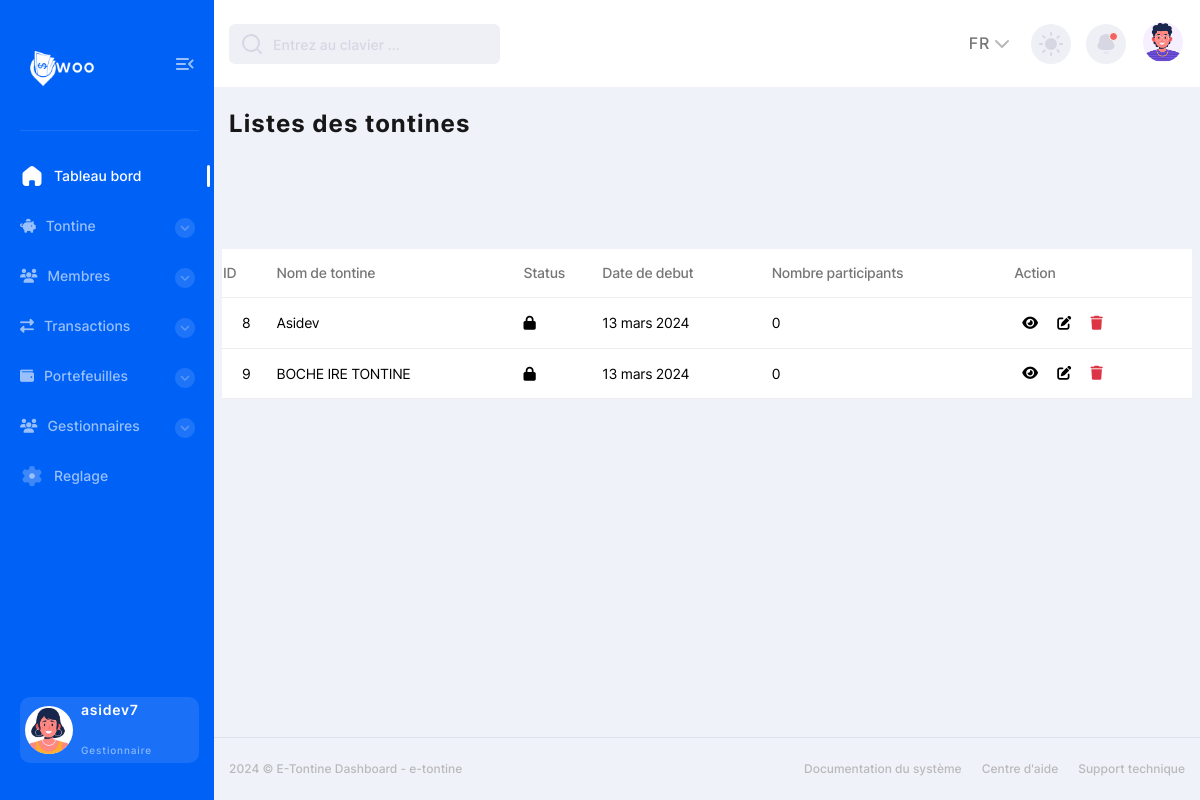
Screenshot of /tontines/ (signed in) with the database file from the repository.
### tontine/models.py (models this page shows, shortened)
class InformationEntreprise(models.Model):
    nom_entreprise = models.CharField(max_length=40)
    logo = models.ImageField(upload_to="logo")
    logo_white = models.ImageField(upload_to="logo")
    description = models.TextField()

class Tontine(models.Model):
    DUREE_CHOICES = [
        (1, 'Journalière'),
        (7, 'Hebdomadaire'),
        (30, 'Mensuelle'),
    ]
    gestionnaire = models.ForeignKey(Utilisateur, on_delete=models.CASCADE, related_name='tontines_gerees')
    nom_tontine = models.CharField(max_length=255)
    description = models.TextField()
    montant_max = models.PositiveBigIntegerField()
    effectifs_max = models.PositiveIntegerField()
    duree_paiement = models.PositiveIntegerField(choices=DUREE_CHOICES)
    date_debut = models.DateField(auto_now_add=True)
    membres = models.ManyToManyField(Membre, through=Participation,blank=True, related_name='tontines_participees')
    @property
    def participant_count(self):
        return self.membres.annotate(dummy=Coalesce(Count('participation'), 0)).count()

### tontine/views.py (the view)
# urls.py: path('tontines/', TontineListView.as_view(), name='tontine_list'),
class TontineListView(ListView):
    model = Tontine
    template_name = 'main/liste_tontine.html'
    context_object_name = 'tontines'
    def get_queryset(self):
        return Tontine.objects.filter(gestionnaire=self.request.user)

### tontine/context_processors.py (called while the page is built)
def enterprise_info(request):
    try:
        enterprise_data = InformationEntreprise.objects.first()  # Adjust query as needed
    except InformationEntreprise.DoesNotExist:
        enterprise_data = None
    return {'enterprise_info': enterprise_data}

### tontine/templates/main/liste_tontine.html (shortened to what this page needs)
{% extends 'layout/base.html' %}
{% load static %}
{% block main %}
{% include 'layout/wrapper.html' %}
    <main class="main users chart-page" id="skip-target">
      <div class="container">
        <h2 class="main-title">Listes des tontines</h2>
    </main>
    <div class="table">
    <div class="users-table table-wrapper p-2">
      <table class="posts-table">
        <thead>
            <tr class="users-table-info">
                <th>ID</th>
                <th>Nom de tontine</th>
                <th>Status</th>
                <th>Date de debut</th>
                <th>Nombre participants</th>
                <th>Action</th>
            </tr>
        </thead>
        <tbody>
            {% for tontine in tontines %}
            <tr>
                <td>{{ tontine.id }}</td>
                <td>{{ tontine.nom_tontine }}</td>
                <td><i class="fa fa-lock"></i></td>
                <td>{{ tontine.date_debut }}</td>
                <td>{{ tontine.participant_count }}</td>
                <td class="py-2">
                    <i class="fa fa-eye m-2"></i>
                    <a href="{% url 'tontine_edit' tontine.id %}"><i class="fa fa-edit m-2"></i></a>
                    <a href="#" data-toggle="modal" data-target="#confirmDeleteModal{{ tontine.id }}">
                      <i class="fa text-danger fa-trash m-2"></i>
                    </a>
                </td>
            </tr>
            {% empty %}
            <tr>
            <td><p>No data</p></td>
          </tr>
            {% endfor %}
        </tbody>
    </table>
    </div>
</div>
{% endblock %}

### tontine/templates/layout/base.html (shortened to what this page needs)
<!DOCTYPE html>
<html lang="en">
{% load static %}
<head>
    <link rel="stylesheet" href="https://cdnjs.cloudflare.com/ajax/libs/font-awesome/6.5.1/css/all.min.css" />
    <link href="https://cdn.jsdelivr.net/npm/bootstrap@5.3.3/dist/css/bootstrap.min.css" rel="stylesheet">
    <link rel="stylesheet" href="{% static './css/style.min.css' %}">
  </head>
  <body>
  <div class="page-flex">
    {% include 'inc/header.html' %}
  {% block main %}
  {% endblock %}
  {% include 'inc/footer.html' %}

### tontine/templates/inc/header.html (shortened to what this page needs)
{% load static %}
 <aside class="sidebar">
    <div class="sidebar-start">
        <div class="sidebar-head">
            <a href="/" class="logo-wrapper" title="Home">
                <div class="logo-text">
                  <img src="{{enterprise_info.logo_white.url}}" width="90">
                </div>
            </a>
            <button class="sidebar-toggle transparent-btn" title="Menu" type="button">
                <span class="icon menu-toggle" aria-hidden="true"></span>
            </button>
        </div>
        <div class="sidebar-body">
            <ul class="sidebar-body-menu">
                <li>
                    <a class="active" href="/"><span class="icon home" aria-hidden="true"></span>Tableau bord</a>
                </li>
                <li>
                    <a class="show-cat-btn" href="##">
                        <span class="icon"><i class="fas fa-piggy-bank" aria-hidden="true"></i></span> Tontine
                        <span class="category__btn transparent-btn" title="Open list">
                            <span class="icon arrow-down" aria-hidden="true"></span>
                        </span>
                    </a>
                    <ul class="cat-sub-menu">
                        <li>
                        </li>
                        <li>
                        </li>
                        <li>
                        </li>
                    </ul>
                </li>
                <li>
                    <a class="show-cat-btn" href="##">
                        <span class="icon"><i class="fas fa-users" aria-hidden="true"></i></span> Membres
                        <span class="category__btn transparent-btn" title="Open list">
                            <span class="icon arrow-down" aria-hidden="true"></span>
                        </span>
                    </a>
                    <ul class="cat-sub-menu">
                        <li>
                        </li>
                        <li>
                        </li>
                        <li>
                        </li>
                    </ul>
                </li>
                <li>
                    <a class="show-cat-btn" href="##">
                        <span class="icon"><i class="fas fa-exchange-alt" aria-hidden="true"></i></span> Transactions
                        <span class="category__btn transparent-btn" title="Open list">
                            <span class="icon arrow-down" aria-hidden="true"></span>
                        </span>
                    </a>
                    <ul class="cat-sub-menu">
                        <li>
                        </li>
                        <li>
                        </li>
                        <li>
                        </li>
                    </ul>
                </li>
                <li>
                    <a class="show-cat-btn" href="##">
                        <span class="icon"><i class="fas fa-wallet" aria-hidden="true"></i></span> Portefeuilles
                        <span class="category__btn transparent-btn" title="Open list">
                            <span class="icon arrow-down" aria-hidden="true"></span>
                        </span>
                    </a>
                    <ul class="cat-sub-menu">
                        <li>
                        </li>
                        <li>
                        </li>
                    </ul>
                </li>
                <li>
                    <a class="show-cat-btn" href="##">
                        <span class="icon fas fa-users"></span> Gestionnaires
                        <span class="category__btn transparent-btn" title="Open list">
                            <span class="icon arrow-down" aria-hidden="true"></span>
                        </span>
                    </a>
                    <ul class="cat-sub-menu">
                        <li>
                        </li>
                        <li>
                        </li>
                    </ul>
                </li>
                <li>
                    <a href="##"><span class="icon setting" aria-hidden="true"></span>Reglage</a>
                </li>
            </ul>
        </div>
    </div>
    <div class="sidebar-footer">
        <a href="##" class="sidebar-user">
            <span class="sidebar-user-img">
                <picture><source srcset="{% static 'img/avatar/avatar-illustrated-01.webp' %}" type="image/webp"><img src="{% static './img/avatar/avatar-illustrated-01.png' %}" alt="User name"></picture>
            </span>
            <div class="sidebar-user-info">
                {% with user_email=user.email %}
                {% with username=user_email|cut:'@gmail.com' %}
                  <span class="sidebar-user__title h6">{{ username|slice:":10" }}</span><br>
                {% endwith %}
              {% endwith %}
                <span class="sidebar-user__subtitle">Gestionnaire</span>
            </div>
        </a>
    </div>
</aside>

### tontine/templates/layout/wrapper.html (shortened to what this page needs)
{% load static %}
<div class="main-wrapper">
    <nav class="main-nav--bg">
  <div class="container main-nav">
    <div class="main-nav-start">
      <div class="search-wrapper">
        <i data-feather="search" aria-hidden="true"></i>
        <input type="text" placeholder="Entrez au clavier ..." required>
      </div>
    </div>
    <div class="main-nav-end">
      <div class="lang-switcher-wrapper">
        <button class="lang-switcher transparent-btn" type="button">
          FR
          <i data-feather="chevron-down" aria-hidden="true"></i>
        </button>
      </div>
      <button class="theme-switcher gray-circle-btn" type="button" title="Switch theme">
        <i class="sun-icon" data-feather="sun" aria-hidden="true"></i>
      </button>
      <div class="notification-wrapper">
        <button class="gray-circle-btn dropdown-btn" title="To messages" type="button">
          <span class="icon notification active" aria-hidden="true"></span>
        </button>
      </div>
      <div class="nav-user-wrapper">
        <button href="##" class="nav-user-btn dropdown-btn" title="My profile" type="button">
          <span class="nav-user-img">
            <picture><source srcset="{% static 'img/avatar/avatar-illustrated-02.webp' %}" type="image/webp"><img src="{% static './img/avatar/avatar-illustrated-02.png' %}" alt="User name"></picture>
          </span>
        </button>
      </div>
    </div>
  </div>
</nav>

### tontine/templates/inc/footer.html (shortened to what this page needs)
  {% load static %}
  <footer class="footer">
    <div class="container footer--flex">
      <div class="footer-start">
        <p>2024 © E-Tontine Dashboard - <a href="" target="_blank"
            rel="noopener noreferrer">e-tontine</a></p>
      </div>
      <ul class="footer-end">
        <li><a href="##">Documentation du système</a></li>
        <li><a href="##">Centre d'aide</a></li>
        <li><a href="##">Support technique</a></li>
      </ul>
    </div>
  </footer>
    </div>
  </div>
  </body>
  </html>

### rows the page displays
InformationEntreprise: logo_white (picture)
Tontine: id "8", nom_tontine "Asidev", date_debut "13 mars 2024", participant_count "0"
Tontine: id "9", nom_tontine "BOCHE IRE TONTINE", date_debut "13 mars 2024", participant_count "0"

### other values shown
{{ username|slice:":10" }} "asidev7"
